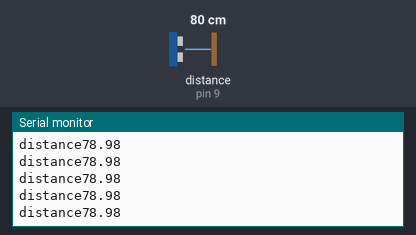
Simulated run of this sketch. Board: Arduino Uno, built with avr-gcc and run on an emulated ATmega328P. Shown: the last lines printed to the serial monitor. Wiring (inferred from the names in the program): ultrasonic range finder: trigger pin 8; echo pin 9. The inputs (shaded band) are chosen by the test bench; at power-on: distance to the obstacle (sensor on pin 9) 80 cm. The echo pulse lasts 58.3 µs per cm.

Above: at 1.2 s.
1.3 s: distance to the obstacle (sensor on pin 9) set to 2 cm
At 2.4 s:
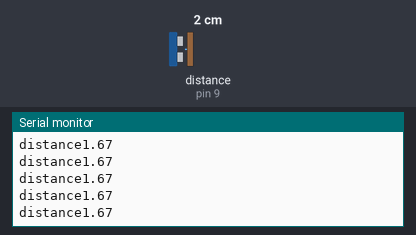
4.3 s: distance to the obstacle (sensor on pin 9) set to 120 cm
At 4.9 s:
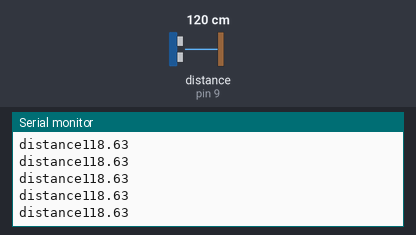
7.3 s: distance to the obstacle (sensor on pin 9) set to 18 cm
At 7.9 s:
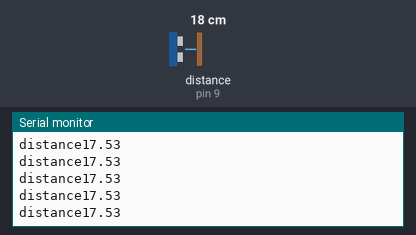
Timing chart, 0 to 10.3 s (numbered marks = the images above; inputs shaded):
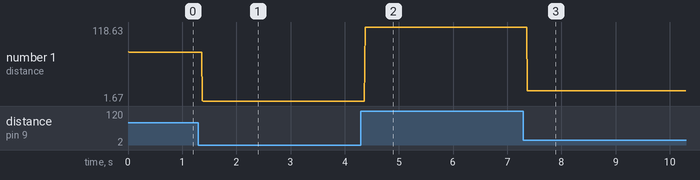

The sketch:

ultrsonic.ino
```cpp
int tr=8;
int ec=9;
void setup()
{
  pinMode(tr,OUTPUT);
  pinMode(ec,INPUT);
  Serial.begin(9600);
}
void loop()
{
 digitalWrite(tr, LOW);
  digitalWrite(tr, HIGH);
delayMicroseconds(2);
   digitalWrite(tr, LOW);

//delayMicroseconds(10);
//digitalWrite(tr, LOW);
  long duration=pulseIn(ec,HIGH);
 double distance=duration*0.034/2;
  Serial.print("\ndistance");
  Serial.print(distance);
}
```

Measured:
- after the input at 1.3 s, the serial monitor: prints a new line after 0.08 s (image 1)
- after the input at 4.3 s, the serial monitor: prints a new line after 0.08 s (image 2)
- after the input at 7.3 s, the serial monitor: prints a new line after 0.07 s (image 3)
- plotted number 1: 78.98 → 1.67 after the input at 1.3 s, 1.67 → 118.63 after the input at 4.3 s, 118.63 → 17.53 after the input at 7.3 s
